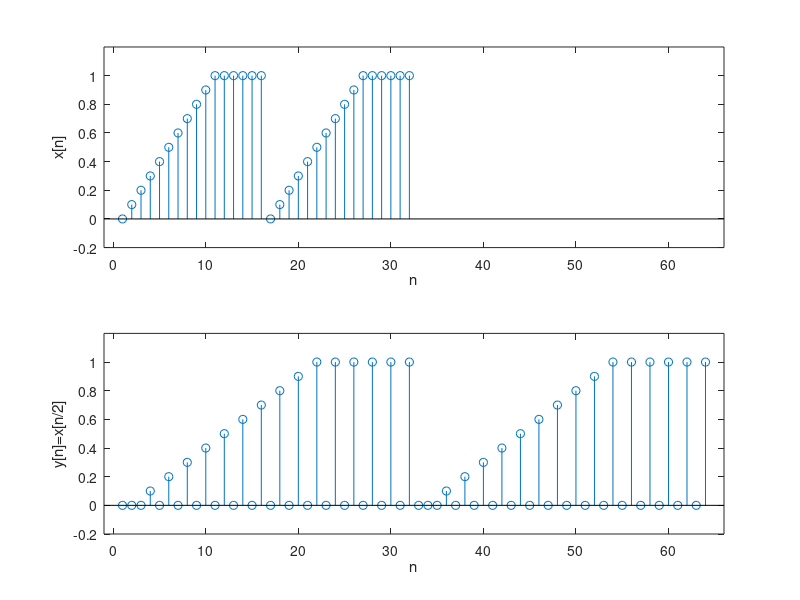

This figure's MATLAB source:
%% 4.3. Time scale operations (II)

x1 = [0:0.1:1 ones(1,5)];
x = [x1 x1]
nx = 1:32;
figure
subplot(2,1,1)
stem(nx,x);
axis([-1 66 -0.2 1.2]);
xlabel('n');
ylabel('x[n]');
% Length of the signal y[n]
Ny = length(x)*2;
% We include the zeros
for k=1:1:Ny
if rem(k,2) == 0 %If remainder of k/2 is equal to zero
y(k) = x(k/2);
else
y(k) = 0;
end
end
% Vector of time points for y[n]
ny = 1:Ny
subplot(2,1,2)
stem(ny,y);
axis([-1 66 -0.2 1.2]);
xlabel('n');
ylabel('y[n]=x[n/2]');